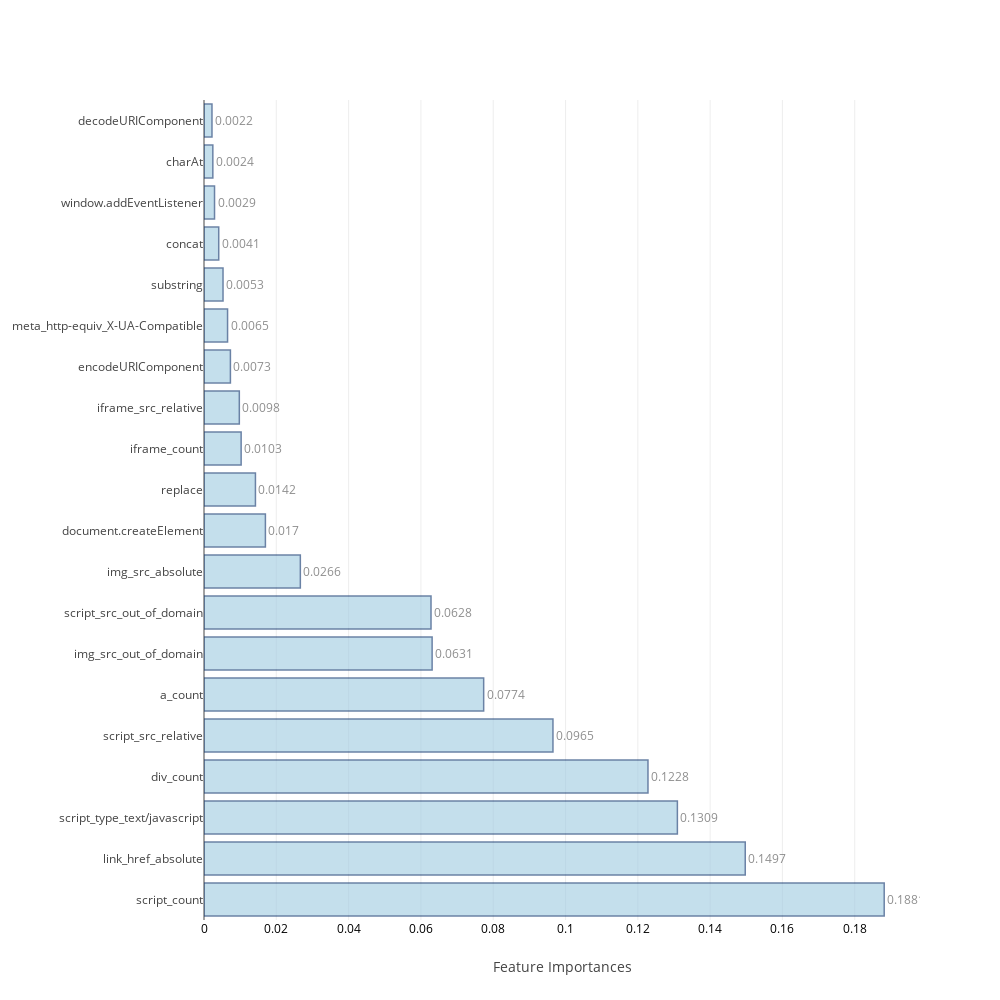
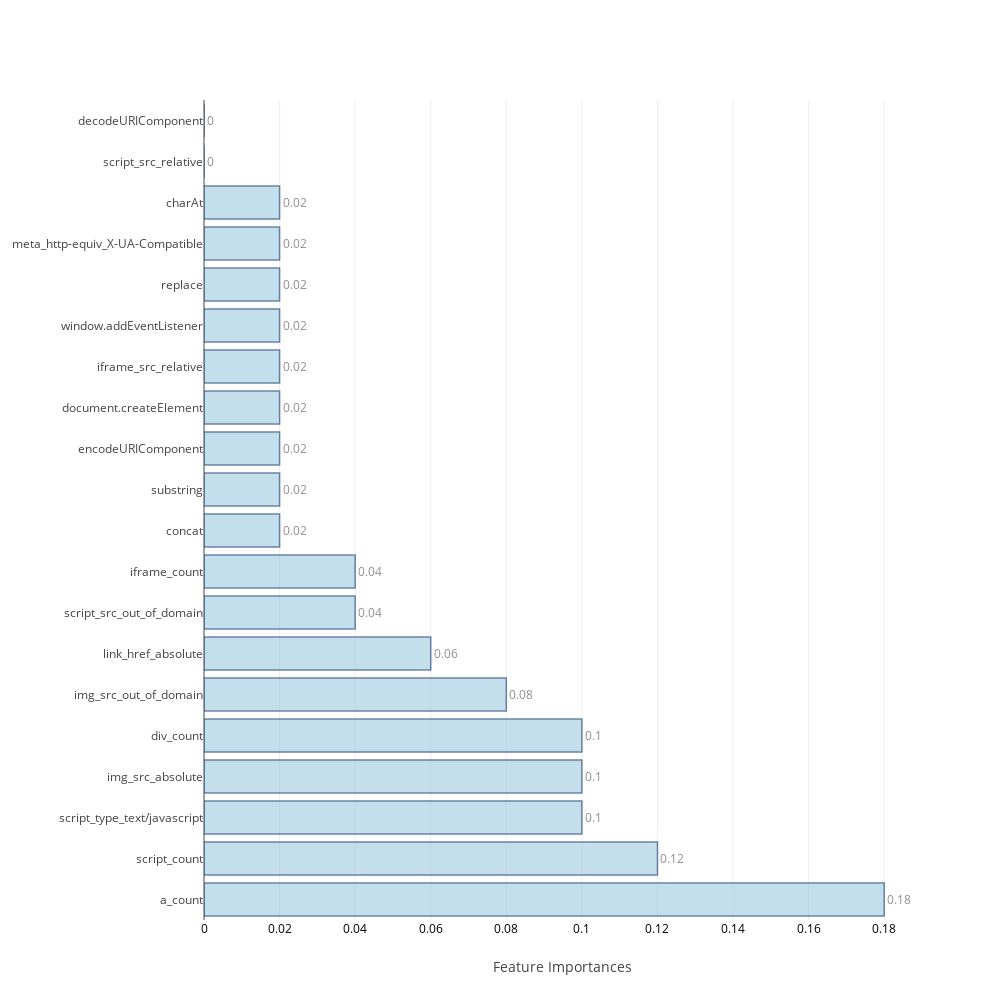
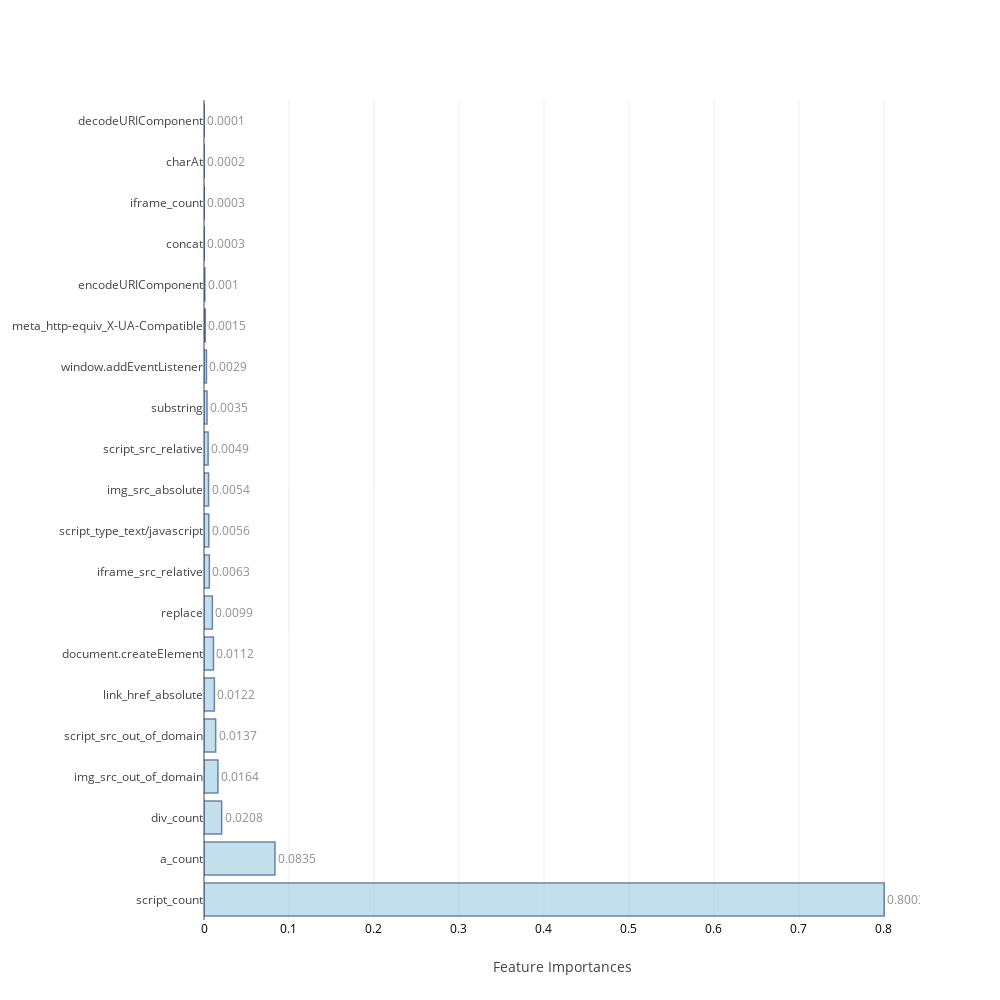
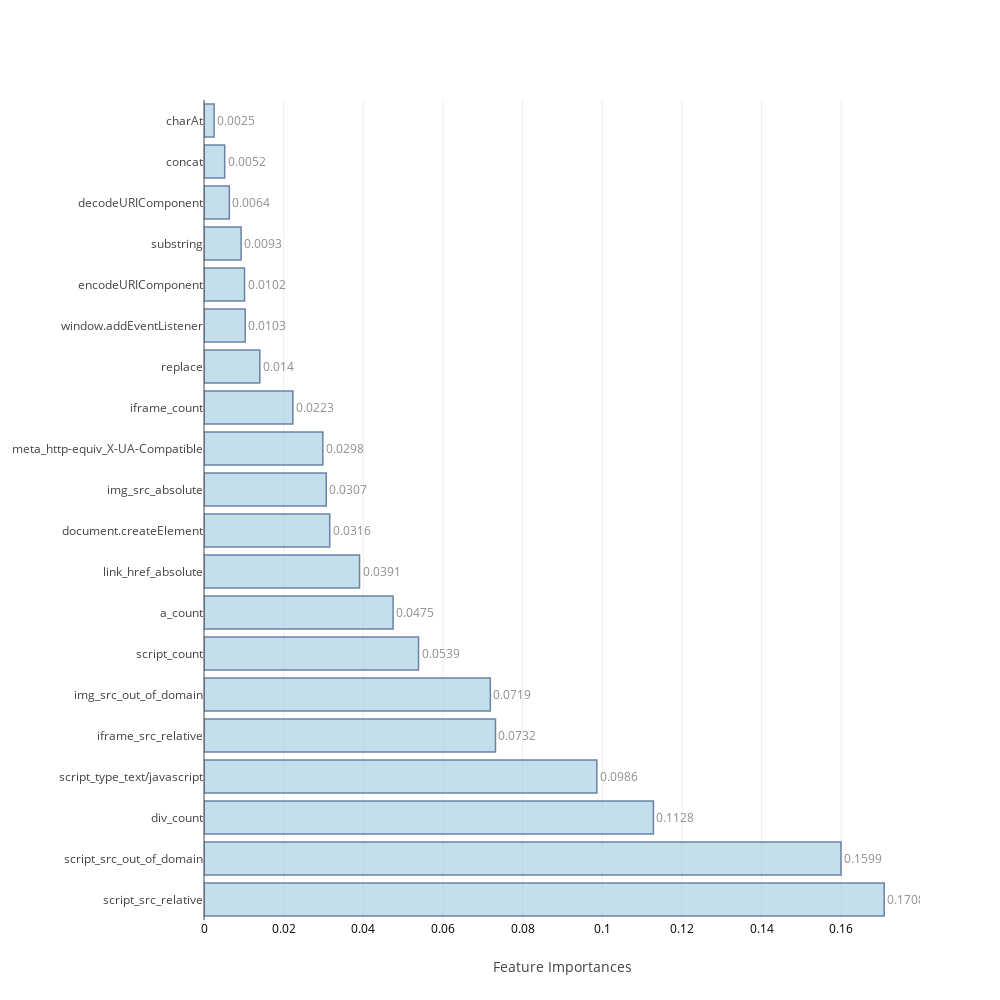

The notebook cell saved with these charts, in order:
### Code cell
feat_imp=[None]*4
j=0
for i in range(0,8):
    if i>=2 and i<=5:
        model,cm_train,cm_test,acc_train,acc_test,roc_auc,feat_imp[j],mcc=f[i](scaled_X_train,train_Y,scaled_X_test,test_Y,columns)
        j=j+1
    else:
        model,cm_train,cm_test,acc_train,acc_test,roc_auc,mcc=f[i](scaled_X_train,train_Y,scaled_X_test,test_Y)
    table_80_50_train.loc[i]=   ([acc_train,cm_train.TP,cm_train.TN,cm_train.FP,cm_train.FN,cm_train.FPR,cm_train.FNR])
    table_80_50_test.loc[i] =   ([acc_test ,cm_test.TP, cm_test.TN, cm_test.FP, cm_test.FN, cm_test.FPR, cm_test.FNR,roc_auc,mcc])
    print("\n")

### Figure 1 — Plotly figure (JSON) as saved in the notebook; plotly's stock layout.template omitted (floating-point values rounded to 4 significant figures)
{"data": [{"marker": {"color": "rgb(158,202,225)", "line": {"color": "rgb(8,48,107)", "width": 1.5}}, "opacity": 0.6, "orientation": "h", "text": [0.1881, 0.1497, 0.1309, 0.1228, 0.0965, 0.0774, 0.0631, 0.0628, 0.0266, 0.017, 0.0142, 0.0103, 0.0098, 0.0073, 0.0065, 0.0053, 0.0041, 0.0029, 0.0024, 0.0022], "textposition": "outside", "type": "bar", "uid": "2d387f55-79b3-48a7-aa2f-6dc4a2575e05", "x": [0.1881, 0.1497, 0.1309, 0.1228, 0.09652, 0.07736, 0.0631, 0.06279, 0.02665, 0.01698, 0.01423, 0.01027, 0.009769, 0.007304, 0.006517, 0.005261, 0.004075, 0.002912, 0.002443, 0.002207], "y": ["script_count", "link_href_absolute", "script_type_text/javascript", "div_count", "script_src_relative", "a_count", "img_src_out_of_domain", "script_src_out_of_domain", "img_src_absolute", "document.createElement", "replace", "iframe_count", "iframe_src_relative", "encodeURIComponent", "meta_http-equiv_X-UA-Compatible", "substring", "concat", "window.addEventListener", "charAt", "decodeURIComponent"]}], "layout": {"autosize": false, "height": 1000, "width": 1000, "xaxis": {"tickfont": {"color": "black", "size": 12}, "title": "Feature Importances"}, "yaxis": {"automargin": true}}}

### Figure 2 — Plotly figure (JSON) as saved in the notebook; plotly's stock layout.template omitted (floating-point values rounded to 4 significant figures)
{"data": [{"marker": {"color": "rgb(158,202,225)", "line": {"color": "rgb(8,48,107)", "width": 1.5}}, "opacity": 0.6, "orientation": "h", "text": [0.18, 0.12, 0.1, 0.1, 0.1, 0.08, 0.06, 0.04, 0.04, 0.02, 0.02, 0.02, 0.02, 0.02, 0.02, 0.02, 0.02, 0.02, 0, 0], "textposition": "outside", "type": "bar", "uid": "24c1ac93-c918-4ab4-9873-44dd3cff8423", "x": [0.18, 0.12, 0.1, 0.1, 0.1, 0.08, 0.06, 0.04, 0.04, 0.02, 0.02, 0.02, 0.02, 0.02, 0.02, 0.02, 0.02, 0.02, 0, 0], "y": ["a_count", "script_count", "script_type_text/javascript", "img_src_absolute", "div_count", "img_src_out_of_domain", "link_href_absolute", "script_src_out_of_domain", "iframe_count", "concat", "substring", "encodeURIComponent", "document.createElement", "iframe_src_relative", "window.addEventListener", "replace", "meta_http-equiv_X-UA-Compatible", "charAt", "script_src_relative", "decodeURIComponent"]}], "layout": {"autosize": false, "height": 1000, "width": 1000, "xaxis": {"tickfont": {"color": "black", "size": 12}, "title": "Feature Importances"}, "yaxis": {"automargin": true}}}

### Figure 3 — Plotly figure (JSON) as saved in the notebook; plotly's stock layout.template omitted (floating-point values rounded to 4 significant figures)
{"data": [{"marker": {"color": "rgb(158,202,225)", "line": {"color": "rgb(8,48,107)", "width": 1.5}}, "opacity": 0.6, "orientation": "h", "text": [0.8003, 0.0835, 0.0208, 0.0164, 0.0137, 0.0122, 0.0112, 0.0099, 0.0063, 0.0056, 0.0054, 0.0049, 0.0035, 0.0029, 0.0015, 0.001, 0.0003, 0.0003, 0.0002, 0.0001], "textposition": "outside", "type": "bar", "uid": "4cb8b6a2-a681-4809-bbee-7361ac62db4e", "x": [0.8003, 0.0835, 0.02079, 0.01638, 0.01372, 0.01221, 0.01116, 0.009852, 0.006305, 0.005614, 0.005367, 0.004852, 0.003539, 0.002866, 0.001514, 0.0009994, 0.0003479, 0.0003263, 0.0002228, 0.0001473], "y": ["script_count", "a_count", "div_count", "img_src_out_of_domain", "script_src_out_of_domain", "link_href_absolute", "document.createElement", "replace", "iframe_src_relative", "script_type_text/javascript", "img_src_absolute", "script_src_relative", "substring", "window.addEventListener", "meta_http-equiv_X-UA-Compatible", "encodeURIComponent", "concat", "iframe_count", "charAt", "decodeURIComponent"]}], "layout": {"autosize": false, "height": 1000, "width": 1000, "xaxis": {"tickfont": {"color": "black", "size": 12}, "title": "Feature Importances"}, "yaxis": {"automargin": true}}}

### Figure 4 — Plotly figure (JSON) as saved in the notebook; plotly's stock layout.template omitted (floating-point values rounded to 4 significant figures)
{"data": [{"marker": {"color": "rgb(158,202,225)", "line": {"color": "rgb(8,48,107)", "width": 1.5}}, "opacity": 0.6, "orientation": "h", "text": [0.1708, 0.1599, 0.1128, 0.0986, 0.0732, 0.0719, 0.0539, 0.0475, 0.0391, 0.0316, 0.0307, 0.0298, 0.0223, 0.014, 0.0103, 0.0102, 0.0093, 0.0064, 0.0052, 0.0025], "textposition": "outside", "type": "bar", "uid": "5868b39c-0d93-4001-b4fc-dae875c984fd", "x": [0.1708, 0.1599, 0.1128, 0.09863, 0.07319, 0.07189, 0.05387, 0.04747, 0.03905, 0.03157, 0.03069, 0.02983, 0.02231, 0.01401, 0.01035, 0.01018, 0.009316, 0.006359, 0.005201, 0.002527], "y": ["script_src_relative", "script_src_out_of_domain", "div_count", "script_type_text/javascript", "iframe_src_relative", "img_src_out_of_domain", "script_count", "a_count", "link_href_absolute", "document.createElement", "img_src_absolute", "meta_http-equiv_X-UA-Compatible", "iframe_count", "replace", "window.addEventListener", "encodeURIComponent", "substring", "decodeURIComponent", "concat", "charAt"]}], "layout": {"autosize": false, "height": 1000, "width": 1000, "xaxis": {"tickfont": {"color": "black", "size": 12}, "title": "Feature Importances"}, "yaxis": {"automargin": true}}}
